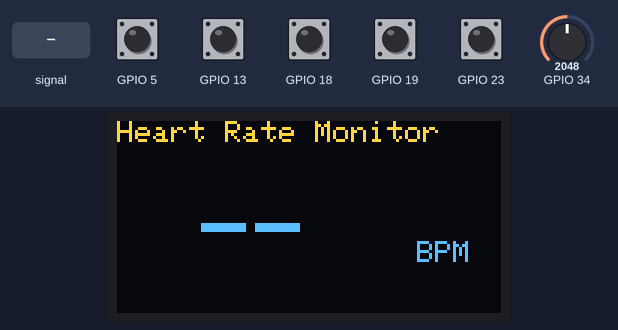
The program below on a simulated ESP32. Shown: 128×64 one-colour display. Inputs (shaded band) come from the test bench; at power-on: GPIO 5, GPIO 13, GPIO 18, GPIO 19, GPIO 23 HIGH, GPIO 34 = 2048. The OLED is the two-colour kind (top 16 rows yellow); storage starts empty; what the program prints to the serial monitor is not drawn.

Above: at 1.2 s.
1.3 s: GPIO 34 fed a 200 Hz sine of ±327 counts around its level
At 3.0 s:
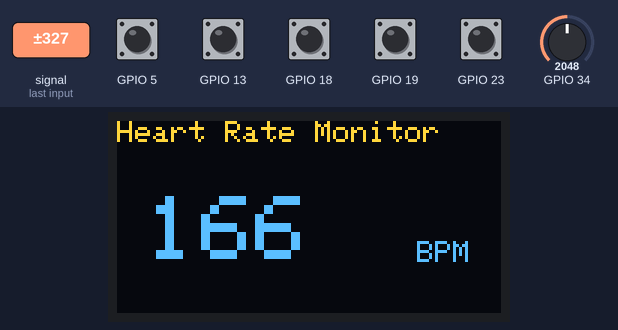
4.3 s: GPIO 13 pulled LOW for 0.15 s
At 4.51 s:
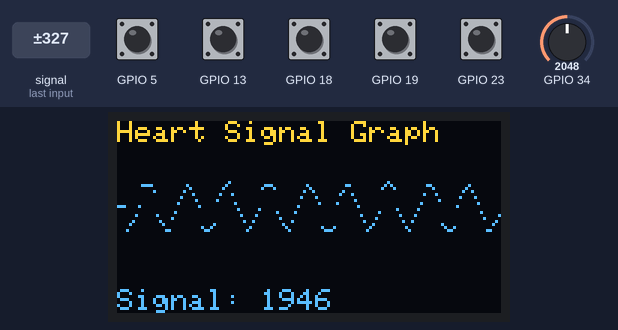
5.0 s: GPIO 5 pulled LOW for 0.15 s
At 5.16 s:
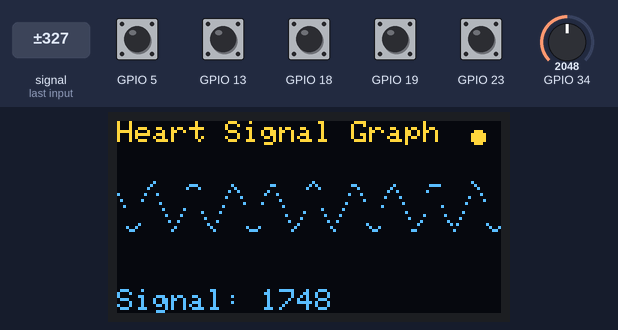
5.7 s: GPIO 13 pulled LOW for 1 s
At 8.1 s:
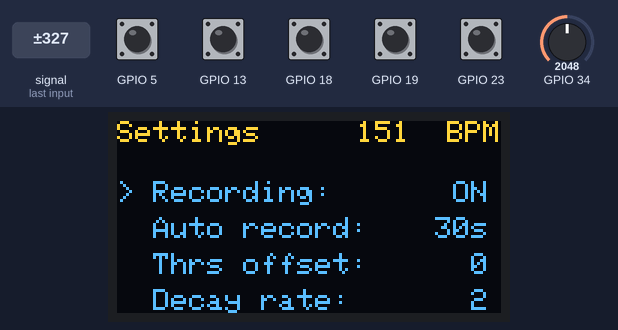
8.6 s: GPIO 23 pulled LOW for 0.15 s
At 10.2 s:
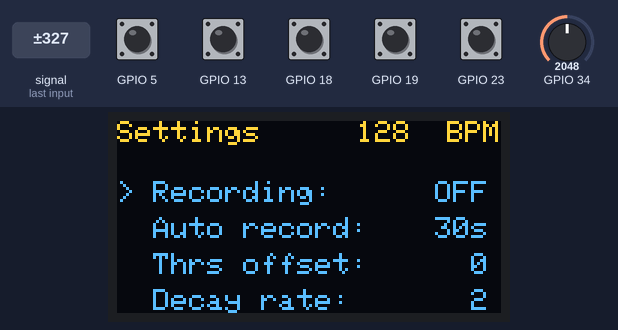
11.7 s: GPIO 18 pulled LOW for 0.15 s
At 14.6 s:
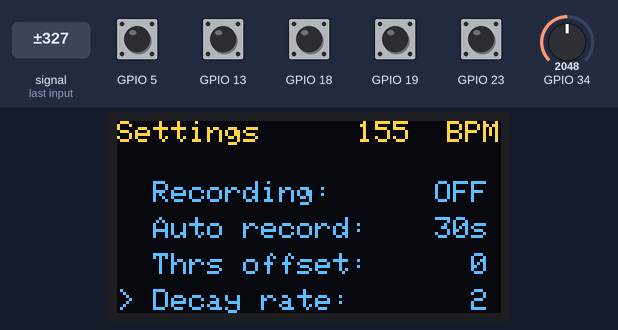
Timing chart, 0 to 15.5 s (numbered marks = the images above; inputs shaded):
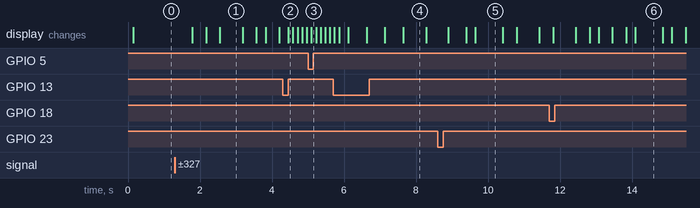

Measured:
- after the input at 1.3 s, the display: changes after 0.49 s (image 1)
- after the input at 4.3 s, the display: changes after 0.16 s (image 2)
- after the input at 5.0 s, the display: changes after 0.10 s (image 3)
- after the input at 5.7 s, the display: first differs from a run without the input after 0.16 s (image 4 shows a later state)
- after the input at 8.6 s, the display: first changes after 0.29 s (image 5 shows a later state)
- after the input at 11.7 s, the display: first changes after 0.11 s (image 6 shows a later state)
- what the display in image 1 shows lasts 0.6 s, from 2.6 s to 3.2 s

The program:

main.cpp
```cpp
#include <Arduino.h>
#include "display.hpp"
#include "joystick.hpp"
#include "sensor.hpp"
#include "data_logger.hpp"

DataLogger dataLogger;
Sensor sensor(dataLogger);
Display display(sensor, dataLogger);
Joystick joystick;

enum class ScreenState {
    BPM_DISPLAY,
    SIGNAL_DISPLAY,
    SETTINGS_MENU
};

ScreenState currentScreen = ScreenState::BPM_DISPLAY;

void setup() {
  Serial.begin(115200);

  display.init();
  joystick.init();
  dataLogger.init();
  sensor.init();
}

void loop() {
  joystick.update();
  sensor.update();

  // Update signal history for graph display
  display.updateSignalHistory(sensor.getSignal());

  // Toggle screens on middle button press
  if (joystick.wasMidPressed()) {
    switch (currentScreen) {
      case ScreenState::BPM_DISPLAY:
        currentScreen = ScreenState::SIGNAL_DISPLAY;
        break;
      case ScreenState::SIGNAL_DISPLAY:
        currentScreen = ScreenState::SETTINGS_MENU;
        break;
      case ScreenState::SETTINGS_MENU:
        currentScreen = ScreenState::BPM_DISPLAY;
        break;
    }
  }

  // Settings navigation (only when in settings menu)
  if (currentScreen == ScreenState::SETTINGS_MENU) {
    if (joystick.wasUpPressed()) {
      display.handleUpMovement();
    }
    if (joystick.wasDownPressed()) {
      display.handleDownMovement();
    }
    if (joystick.wasLeftPressed()) {
      display.handleLeftMovement();
    }
    if (joystick.wasRightPressed()) {
      display.handleRightMovement();
    }
  } else if (currentScreen == ScreenState::BPM_DISPLAY || currentScreen == ScreenState::SIGNAL_DISPLAY) {
    // Direct recording toggle when in BPM display or Signal display modes
    if (joystick.wasLeftPressed() || joystick.wasRightPressed()) {
      if (dataLogger.isRecording()) {
        dataLogger.stopRecording();
      } else {
        dataLogger.startRecording("/sensor_data.csv");
      }
    }
  }

  // Update display every 100ms
  static unsigned long lastDisplayUpdate = 0;
  if (millis() - lastDisplayUpdate > 100) {
    switch (currentScreen) {
      case ScreenState::BPM_DISPLAY:
        {
          int currentBPM = sensor.getBPM();
          display.showBPM(currentBPM);
        }
        break;
      case ScreenState::SIGNAL_DISPLAY:
        display.showSignalGraph();
        break;
      case ScreenState::SETTINGS_MENU:
        display.showMenu();
        break;
    }
    lastDisplayUpdate = millis();
  }

  // Record data every 50ms (20Hz) to avoid disrupting sensor timing
  static unsigned long lastRecordTime = 0;
  if (dataLogger.isRecording() && millis() - lastRecordTime > 50) {
    dataLogger.logData(millis(), sensor.getSignal(), sensor.getPeakValue(),
                      sensor.getTroughValue(), sensor.getEffectiveThreshold(),
                      sensor.isBeatDetected(), sensor.getBPM());
    dataLogger.checkAutoStop();
    lastRecordTime = millis();
  }

  delay(20);
}
```

data_logger.cpp
```cpp
#include "data_logger.hpp"
#include <SPIFFS.h>

DataLogger::DataLogger() :
    recordingEnabled(false),
    autoRecordingTime(DEFAULT_AUTO_RECORDING_TIME),
    recordingStartTime(0),
    debugOutput(false) {
}

void DataLogger::init() {
  // Initialize SPIFFS
  if (!SPIFFS.begin(true)) {
    if (debugOutput && Serial) {
      Serial.println("SPIFFS initialization failed!");
    }
  } else {
    if (debugOutput && Serial) {
      Serial.println("SPIFFS initialized successfully");
    }
  }
}

void DataLogger::startRecording(const char* filename) {
  recordingFilename = filename;

  // Delete existing file and create new one with CSV header
  if (SPIFFS.exists(filename)) {
    SPIFFS.remove(filename);
    if (debugOutput && Serial) {
      Serial.println("Cleared existing data file");
    }
  }

  // Open file once and keep it open for the entire recording session
  recordingFile = SPIFFS.open(filename, FILE_WRITE);
  if (recordingFile) {
    recordingFile.println("timestamp,signal,peak,trough,threshold,beat_detected,bpm");
    recordingEnabled = true;
    recordingStartTime = millis();

    if (debugOutput && Serial) {
      Serial.print("Started recording data to: ");
      Serial.println(filename);
      Serial.println("NOTE: Data is saved to ESP32 SPIFFS filesystem");
    }
  } else {
    if (debugOutput && Serial) {
      Serial.print("Failed to create recording file: ");
      Serial.println(filename);
    }
  }
}

void DataLogger::stopRecording() {
  recordingEnabled = false;

  // Close the recording file
  if (recordingFile) {
    recordingFile.close();
  }

  if (debugOutput && Serial) {
    Serial.println("Stopped recording data");
    Serial.println("Auto-dumping data...");
  }

  // Automatically dump recorded data when stopping
  dumpRecordedData();
}

bool DataLogger::isRecording() const {
  return recordingEnabled;
}

void DataLogger::dumpRecordedData() {
  if (!recordingFilename.length()) {
    if (debugOutput && Serial) {
      Serial.println("ERROR: No recording filename set");
    }
    return;
  }

  File file = SPIFFS.open(recordingFilename.c_str(), FILE_READ);
  if (!file) {
    if (debugOutput && Serial) {
      Serial.print("ERROR: Failed to open file for reading: ");
      Serial.println(recordingFilename);
    }
    return;
  }

  // Always output data markers for auto-save script compatibility
  if (Serial) {
    Serial.println("===DATA_START===");
  }

  while (file.available()) {
    String line = file.readStringUntil('\n');
    // Always output data lines for auto-save script compatibility
    if (Serial) {
      Serial.println(line);
    }
  }

  file.close();

  // Always output data end marker for auto-save script compatibility
  if (Serial) {
    Serial.println("===DATA_END===");
  }
}

void DataLogger::logData(unsigned long timestamp, int signal, int peak, int trough,
                        int threshold, bool beatDetected, int bpm) {
  if (!recordingEnabled || !recordingFile) {
    return;
  }

  // Write data to the already open file
  recordingFile.print(timestamp);
  recordingFile.print(",");
  recordingFile.print(signal);
  recordingFile.print(",");
  recordingFile.print(peak);
  recordingFile.print(",");
  recordingFile.print(trough);
  recordingFile.print(",");
  recordingFile.print(threshold);
  recordingFile.print(",");
  recordingFile.print(beatDetected ? "1" : "0");
  recordingFile.print(",");
  recordingFile.println(bpm);
}

// Autorecording configuration
void DataLogger::setAutoRecordingTime(int time) {
  autoRecordingTime = max(AUTO_RECORDING_MIN, min(AUTO_RECORDING_MAX, time));
}

int DataLogger::getAutoRecordingTime() const {
  return autoRecordingTime;
}

unsigned long DataLogger::getRecordingStartTime() const {
  return recordingStartTime;
}

void DataLogger::checkAutoStop() {
  if (isRecording() && getAutoRecordingTime() > 0) {
    unsigned long elapsed = millis() - recordingStartTime;
    if (elapsed >= (unsigned long)getAutoRecordingTime() * 1000) {
      stopRecording();
    }
  }
}

// Debug output control
void DataLogger::setDebugOutput(bool enable) {
  debugOutput = enable;
}

bool DataLogger::getDebugOutput() const {
  return debugOutput;
}
```

data_logger.hpp
```cpp
#pragma once

#include <Arduino.h>
#include <SPIFFS.h>

class DataLogger {
private:
    bool recordingEnabled;
    String recordingFilename;
    File recordingFile;  // Keep file handle open during recording
    bool debugOutput;    // Debug output control
    int autoRecordingTime;  // Autorecording duration in seconds
    unsigned long recordingStartTime;  // Timestamp when recording started

    // Configuration defaults and limits
    static const int DEFAULT_AUTO_RECORDING_TIME = 30;
    static const int AUTO_RECORDING_MIN = 0;
    static const int AUTO_RECORDING_MAX = 300;

public:
    DataLogger();
    void init();

    // Data recording control
    void startRecording(const char* filename = "/sensor_data.csv");
    void stopRecording();
    bool isRecording() const;
    void dumpRecordedData();

    // Data logging - called from sensor with data
    void logData(unsigned long timestamp, int signal, int peak, int trough,
                 int threshold, bool beatDetected, int bpm);

    // Autorecording configuration
    void setAutoRecordingTime(int time);
    int getAutoRecordingTime() const;
    unsigned long getRecordingStartTime() const;
    void checkAutoStop();  // Check if autorecording time has elapsed and stop if needed

    // Configuration limits
    static int getAutoRecordingMin() { return AUTO_RECORDING_MIN; }
    static int getAutoRecordingMax() { return AUTO_RECORDING_MAX; }

    // Debug output control
    void setDebugOutput(bool enable);
    bool getDebugOutput() const;
};
```

display.cpp
```cpp
#include "display.hpp"

Display::Display(Sensor& sensorRef, DataLogger& loggerRef) :
    display(SCREEN_WIDTH, SCREEN_HEIGHT, &Wire, OLED_RESET),
    currentSelection(MenuOption::DATA_RECORDING),
    sensor(sensorRef),
    dataLogger(loggerRef),
    debugOutput(false),
    signalHistoryIndex(0) {
  // Initialize signal history with zeros
  memset(signalHistory, 0, sizeof(signalHistory));
}

void Display::init() {
  if (!display.begin(SSD1306_SWITCHCAPVCC, 0x3C)) {
    if (debugOutput && Serial) {
      Serial.println(F("SSD1306 allocation failed"));
    }
    for (;;);
  }

  // Set default text color
  display.setTextColor(SSD1306_WHITE);
  display.clearDisplay();
  display.display();
}

void Display::updateSignalHistory(int signalValue) {
  signalHistory[signalHistoryIndex] = signalValue;
  signalHistoryIndex = (signalHistoryIndex + 1) % SIGNAL_HISTORY_SIZE;
}

void Display::showBPM(int bpm) {
  display.clearDisplay();

  // Title
  display.setTextSize(1);
  display.setCursor(0, 0);
  display.println(F("Heart Rate Monitor"));

  // BPM value on the left
  display.setTextSize(3);
  display.setCursor(10, 25);
  if (bpm > 0) {
    char bpmStr[4];
    sprintf(bpmStr, "%3d", bpm);
    display.print(bpmStr);
  } else {
    display.print(" --");
  }

  // BPM label on the right
  display.setTextSize(1);
  display.setCursor(100, 40);
  display.println(F("BPM"));

  // Flashing recording indicator in top right corner
  drawRecordingIndicator();

  display.display();
}

void Display::showSignalGraph() {
  display.clearDisplay();

  // Title
  display.setTextSize(1);
  display.setCursor(0, 0);
  display.println(F("Heart Signal Graph"));

  // Draw the signal graph
  int graphHeight = 32;  // Reduced to leave space for signal value at bottom
  int graphY = 20;
  int graphWidth = 128;  // Full screen width

  // Find min and max values in the signal history for scaling
  int minVal = 1023;
  int maxVal = 0;
  for (int i = 0; i < SIGNAL_HISTORY_SIZE; i++) {
    if (signalHistory[i] < minVal) minVal = signalHistory[i];
    if (signalHistory[i] > maxVal) maxVal = signalHistory[i];
  }

  // Avoid division by zero
  if (maxVal == minVal) {
    maxVal = minVal + 1;
  }

  // Draw the graph
  for (int x = 0; x < graphWidth; x++) {
    // Calculate history index: x=0 is oldest, x=127 is newest
    int historyIndex = (signalHistoryIndex - graphWidth + x + SIGNAL_HISTORY_SIZE) % SIGNAL_HISTORY_SIZE;
    int signalValue = signalHistory[historyIndex];

    // Scale the signal value to fit in the graph height
    int y = graphY + graphHeight - ((signalValue - minVal) * graphHeight / (maxVal - minVal));

    // Draw a point
    display.drawPixel(x, y, SSD1306_WHITE);
  }

  // Display current signal value at bottom
  int currentSignal = sensor.getSignal();

  display.setTextSize(1);
  display.setCursor(0, 56);
  display.print(F("Signal: "));
  display.print(currentSignal);

  // Flashing recording indicator in top right corner
  drawRecordingIndicator();

  display.display();
}

void Display::showMenu() {
  display.clearDisplay();

  // Menu title
  display.setTextSize(1);
  display.setCursor(0, 0);
  display.println(F("Settings"));

  // Show BPM in top right corner
  int currentBPM = sensor.getBPM();
  display.setCursor(80, 0);
  if (currentBPM > 0) {
    display.printf("%3d", currentBPM);
  } else {
    display.print(" --");
  }
  display.setCursor(110, 0);
  display.print(F("BPM"));

  // Menu options with values
  display.setTextSize(1);

  // Data recording option (first item)
  display.setCursor(0, 20);
  display.printf("%sRecording:", getPrefix(MenuOption::DATA_RECORDING));
  display.setCursor(100, 20);
  display.printf("%4s", dataLogger.isRecording() ? "ON" : "OFF");

  // Autorecording option
  display.setCursor(0, 32);
  display.printf("%sAuto record:", getPrefix(MenuOption::AUTORECORDING));
  display.setCursor(100, 32);
  int recTime = dataLogger.getAutoRecordingTime();
  if (recTime == 0) {
    display.printf("%4s", "NO");
  } else {
    display.printf("%3ds", recTime);
  }

  // Threshold option
  display.setCursor(0, 44);
  display.printf("%sThrs offset:", getPrefix(MenuOption::BEAT_THRESHOLD));
  display.setCursor(100, 44);
  display.printf("%4d", sensor.getThresholdOffset());

  // Decay rate option
  display.setCursor(0, 56);
  display.printf("%sDecay rate:", getPrefix(MenuOption::DECAY_RATE));
  display.setCursor(100, 56);
  display.printf("%4d", sensor.getDecayRate());

  display.display();
}

void Display::handleUpMovement() {
  int current = static_cast<int>(currentSelection);
  int numOptions = static_cast<int>(MenuOption::NUM_OF_OPTIONS);
  current = (current - 1 + numOptions) % numOptions;
  currentSelection = static_cast<MenuOption>(current);
}

void Display::handleDownMovement() {
  int current = static_cast<int>(currentSelection);
  int numOptions = static_cast<int>(MenuOption::NUM_OF_OPTIONS);
  current = (current + 1) % numOptions;
  currentSelection = static_cast<MenuOption>(current);
}

void Display::handleLeftMovement() {
  switch (currentSelection) {
    case MenuOption::DATA_RECORDING: {
      // Toggle recording on/off
      if (dataLogger.isRecording()) {
        dataLogger.stopRecording();
      } else {
        dataLogger.startRecording("/sensor_data.csv");
      }
      break;
    }
    case MenuOption::AUTORECORDING: {
      int currentValue = dataLogger.getAutoRecordingTime();
      dataLogger.setAutoRecordingTime(max(DataLogger::getAutoRecordingMin(), currentValue - recordingStep));
      break;
    }
    case MenuOption::BEAT_THRESHOLD: {
      int currentValue = sensor.getThresholdOffset();
      sensor.setThresholdOffset(max(Sensor::getThresholdOffsetMin(), currentValue - thresholdStep));
      break;
    }
    case MenuOption::DECAY_RATE: {
      int currentValue = sensor.getDecayRate();
      sensor.setDecayRate(max(Sensor::getPeakDecayMin(), currentValue - decayStep));
      break;
    }
    default:
      break;
  }
}

void Display::handleRightMovement() {
  switch (currentSelection) {
    case MenuOption::DATA_RECORDING: {
      // Toggle recording on/off
      if (dataLogger.isRecording()) {
        dataLogger.stopRecording();
      } else {
        dataLogger.startRecording("/sensor_data.csv");
      }
      break;
    }
    case MenuOption::AUTORECORDING: {
      int currentValue = dataLogger.getAutoRecordingTime();
      dataLogger.setAutoRecordingTime(min(DataLogger::getAutoRecordingMax(), currentValue + recordingStep));
      break;
    }
    case MenuOption::BEAT_THRESHOLD: {
      int currentValue = sensor.getThresholdOffset();
      sensor.setThresholdOffset(min(Sensor::getThresholdOffsetMax(), currentValue + thresholdStep));
      break;
    }
    case MenuOption::DECAY_RATE: {
      int currentValue = sensor.getDecayRate();
      sensor.setDecayRate(min(Sensor::getPeakDecayMax(), currentValue + decayStep));
      break;
    }
    default:
      break;
  }
}

const char* Display::getPrefix(MenuOption option) const {
  return (currentSelection == option) ? "> " : "  ";
}

// Helper method for recording indicator
void Display::drawRecordingIndicator() {
  if (dataLogger.isRecording()) {
    unsigned long currentMillis = millis();
    if ((currentMillis / 500) % 2 == 0) {
      display.fillCircle(120, 5, 2, SSD1306_WHITE);
    }
  }
}

// Debug output control
void Display::setDebugOutput(bool enable) {
  debugOutput = enable;
}

bool Display::getDebugOutput() const {
  return debugOutput;
}
```

display.hpp
```cpp
#pragma once

#include <Wire.h>
#include <Adafruit_GFX.h>
#include <Adafruit_SSD1306.h>
#include "sensor.hpp"
#include "data_logger.hpp"

class Display {
private:
    enum class MenuOption : int {
        DATA_RECORDING = 0,
        AUTORECORDING,
        BEAT_THRESHOLD,
        DECAY_RATE,
        NUM_OF_OPTIONS
    };

    // Display constants
    static const int SCREEN_WIDTH = 128;
    static const int SCREEN_HEIGHT = 64;
    static const int OLED_RESET = -1;

    MenuOption currentSelection;
    Adafruit_SSD1306 display;
    Sensor& sensor;
    DataLogger& dataLogger;
    bool debugOutput;  // Debug output control

    // Signal graph data
    static const int SIGNAL_HISTORY_SIZE = 128;  // Number of signal points to display
    int signalHistory[SIGNAL_HISTORY_SIZE];
    int signalHistoryIndex;

    static const int offsetStep = 5;
    static const int thresholdStep = 5;
    static const int decayStep = 1;
    static const int recordingStep = 5;

    // Helper method for menu display
    const char* getPrefix(MenuOption option) const;

    // Helper method for recording indicator
    void drawRecordingIndicator();

public:
    Display(Sensor& sensorRef, DataLogger& loggerRef);
    void init();
    void updateSignalHistory(int signalValue);
    void showBPM(int bpm);
    void showSignalGraph();

    // Menu display and navigation methods
    void showMenu();
    void handleUpMovement();
    void handleDownMovement();
    void handleLeftMovement();   // Decrease current setting value
    void handleRightMovement();  // Increase current setting value

    // Debug output control
    void setDebugOutput(bool enable);
    bool getDebugOutput() const;

};
```

Source omitted: joystick.cpp (4324 bytes), joystick.hpp (1529 bytes), sensor.cpp (5274 bytes), sensor.hpp (3205 bytes)
